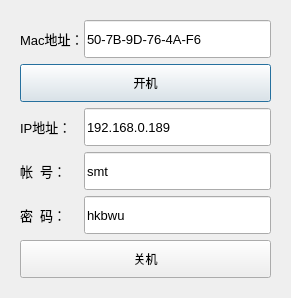
<?xml version="1.0" encoding="UTF-8"?>
<ui version="4.0">
 <class>Dialog</class>
 <widget class="QDialog" name="Dialog">
  <property name="geometry">
   <rect>
    <x>0</x>
    <y>0</y>
    <width>291</width>
    <height>298</height>
   </rect>
  </property>
  <property name="windowTitle">
   <string>Dialog</string>
  </property>
  <layout class="QGridLayout" name="gridLayout">
   <property name="leftMargin">
    <number>20</number>
   </property>
   <property name="topMargin">
    <number>20</number>
   </property>
   <property name="rightMargin">
    <number>20</number>
   </property>
   <property name="bottomMargin">
    <number>20</number>
   </property>
   <property name="horizontalSpacing">
    <number>0</number>
   </property>
   <item row="0" column="0">
    <widget class="QLabel" name="label">
     <property name="font">
      <font>
       <pointsize>10</pointsize>
      </font>
     </property>
     <property name="text">
      <string>Mac地址：</string>
     </property>
    </widget>
   </item>
   <item row="0" column="1">
    <widget class="QLineEdit" name="le_mac">
     <property name="sizePolicy">
      <sizepolicy hsizetype="Expanding" vsizetype="Preferred">
       <horstretch>0</horstretch>
       <verstretch>0</verstretch>
      </sizepolicy>
     </property>
     <property name="font">
      <font>
       <pointsize>10</pointsize>
      </font>
     </property>
     <property name="text">
      <string>50-7B-9D-76-4A-F6</string>
     </property>
    </widget>
   </item>
   <item row="1" column="0" colspan="2">
    <widget class="QPushButton" name="btn_start">
     <property name="sizePolicy">
      <sizepolicy hsizetype="Minimum" vsizetype="Preferred">
       <horstretch>0</horstretch>
       <verstretch>0</verstretch>
      </sizepolicy>
     </property>
     <property name="text">
      <string>开机</string>
     </property>
    </widget>
   </item>
   <item row="2" column="0">
    <widget class="QLabel" name="label_2">
     <property name="font">
      <font>
       <pointsize>10</pointsize>
      </font>
     </property>
     <property name="text">
      <string>IP地址：</string>
     </property>
    </widget>
   </item>
   <item row="2" column="1">
    <widget class="QLineEdit" name="le_ip">
     <property name="sizePolicy">
      <sizepolicy hsizetype="Expanding" vsizetype="Preferred">
       <horstretch>0</horstretch>
       <verstretch>0</verstretch>
      </sizepolicy>
     </property>
     <property name="font">
      <font>
       <pointsize>10</pointsize>
      </font>
     </property>
     <property name="text">
      <string>192.168.0.189</string>
     </property>
    </widget>
   </item>
   <item row="3" column="0">
    <widget class="QLabel" name="label_3">
     <property name="font">
      <font>
       <pointsize>10</pointsize>
      </font>
     </property>
     <property name="text">
      <string>帐  号：</string>
     </property>
    </widget>
   </item>
   <item row="3" column="1">
    <widget class="QLineEdit" name="le_user">
     <property name="sizePolicy">
      <sizepolicy hsizetype="Expanding" vsizetype="Preferred">
       <horstretch>0</horstretch>
       <verstretch>0</verstretch>
      </sizepolicy>
     </property>
     <property name="font">
      <font>
       <pointsize>10</pointsize>
      </font>
     </property>
     <property name="text">
      <string>smt</string>
     </property>
    </widget>
   </item>
   <item row="4" column="0">
    <widget class="QLabel" name="label_4">
     <property name="font">
      <font>
       <pointsize>10</pointsize>
      </font>
     </property>
     <property name="text">
      <string>密  码：</string>
     </property>
    </widget>
   </item>
   <item row="4" column="1">
    <widget class="QLineEdit" name="le_password">
     <property name="sizePolicy">
      <sizepolicy hsizetype="Expanding" vsizetype="Preferred">
       <horstretch>0</horstretch>
       <verstretch>0</verstretch>
      </sizepolicy>
     </property>
     <property name="font">
      <font>
       <pointsize>10</pointsize>
      </font>
     </property>
     <property name="text">
      <string>hkbwu</string>
     </property>
    </widget>
   </item>
   <item row="5" column="0" colspan="2">
    <widget class="QPushButton" name="btn_shutdown">
     <property name="sizePolicy">
      <sizepolicy hsizetype="Minimum" vsizetype="Preferred">
       <horstretch>0</horstretch>
       <verstretch>0</verstretch>
      </sizepolicy>
     </property>
     <property name="text">
      <string>关机</string>
     </property>
    </widget>
   </item>
  </layout>
 </widget>
 <layoutdefault spacing="6" margin="11"/>
 <resources/>
 <connections/>
</ui>
